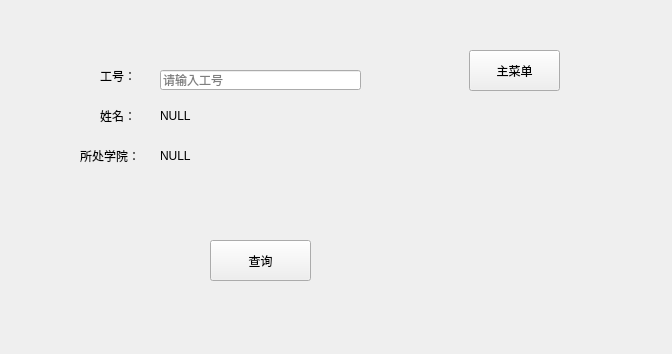
<?xml version="1.0" encoding="UTF-8"?>
<ui version="4.0">
 <class>SelectTeacherWidget</class>
 <widget class="QWidget" name="SelectTeacherWidget">
  <property name="geometry">
   <rect>
    <x>0</x>
    <y>0</y>
    <width>672</width>
    <height>354</height>
   </rect>
  </property>
  <property name="windowTitle">
   <string>Form</string>
  </property>
  <widget class="QPushButton" name="returnButton">
   <property name="geometry">
    <rect>
     <x>469</x>
     <y>50</y>
     <width>91</width>
     <height>41</height>
    </rect>
   </property>
   <property name="text">
    <string>主菜单</string>
   </property>
  </widget>
  <widget class="QLabel" name="idLabel">
   <property name="geometry">
    <rect>
     <x>100</x>
     <y>50</y>
     <width>54</width>
     <height>51</height>
    </rect>
   </property>
   <property name="text">
    <string>工号：</string>
   </property>
  </widget>
  <widget class="QLineEdit" name="idLineEdit">
   <property name="geometry">
    <rect>
     <x>160</x>
     <y>70</y>
     <width>201</width>
     <height>20</height>
    </rect>
   </property>
   <property name="placeholderText">
    <string>请输入工号</string>
   </property>
  </widget>
  <widget class="QLabel" name="nameLabel">
   <property name="geometry">
    <rect>
     <x>100</x>
     <y>90</y>
     <width>54</width>
     <height>51</height>
    </rect>
   </property>
   <property name="text">
    <string>姓名：</string>
   </property>
  </widget>
  <widget class="QLabel" name="showNameLabel">
   <property name="geometry">
    <rect>
     <x>160</x>
     <y>110</y>
     <width>54</width>
     <height>12</height>
    </rect>
   </property>
   <property name="text">
    <string>NULL</string>
   </property>
  </widget>
  <widget class="QLabel" name="colledge">
   <property name="geometry">
    <rect>
     <x>80</x>
     <y>130</y>
     <width>71</width>
     <height>51</height>
    </rect>
   </property>
   <property name="text">
    <string>所处学院：</string>
   </property>
  </widget>
  <widget class="QLabel" name="showColledgeLabel">
   <property name="geometry">
    <rect>
     <x>160</x>
     <y>150</y>
     <width>54</width>
     <height>12</height>
    </rect>
   </property>
   <property name="text">
    <string>NULL</string>
   </property>
  </widget>
  <widget class="QPushButton" name="selectButton">
   <property name="geometry">
    <rect>
     <x>210</x>
     <y>240</y>
     <width>101</width>
     <height>41</height>
    </rect>
   </property>
   <property name="text">
    <string>查询</string>
   </property>
  </widget>
 </widget>
 <resources/>
 <connections/>
</ui>
